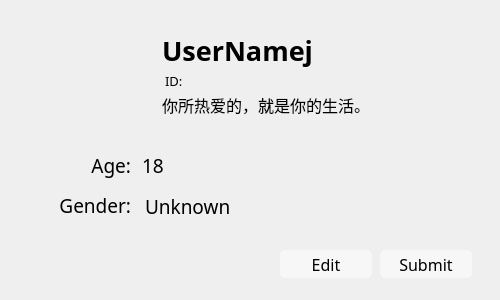
<?xml version="1.0" encoding="UTF-8"?>
<ui version="4.0">
 <class>InfoWindow</class>
 <widget class="QDialog" name="InfoWindow">
  <property name="geometry">
   <rect>
    <x>0</x>
    <y>0</y>
    <width>500</width>
    <height>300</height>
   </rect>
  </property>
  <property name="minimumSize">
   <size>
    <width>500</width>
    <height>300</height>
   </size>
  </property>
  <property name="maximumSize">
   <size>
    <width>500</width>
    <height>300</height>
   </size>
  </property>
  <property name="font">
   <font>
    <family>Microsoft YaHei UI</family>
    <pointsize>12</pointsize>
   </font>
  </property>
  <property name="windowTitle">
   <string>Infomation</string>
  </property>
  <widget class="QLabel" name="label_userID">
   <property name="geometry">
    <rect>
     <x>165</x>
     <y>70</y>
     <width>151</width>
     <height>21</height>
    </rect>
   </property>
   <property name="font">
    <font>
     <family>等线</family>
     <pointsize>10</pointsize>
    </font>
   </property>
   <property name="text">
    <string>ID:</string>
   </property>
  </widget>
  <widget class="QLineEdit" name="lineEdit_name">
   <property name="geometry">
    <rect>
     <x>160</x>
     <y>30</y>
     <width>261</width>
     <height>41</height>
    </rect>
   </property>
   <property name="font">
    <font>
     <family>等线</family>
     <pointsize>20</pointsize>
     <weight>75</weight>
     <bold>true</bold>
    </font>
   </property>
   <property name="styleSheet">
    <string notr="true">background: rgba(0,0,0,0);
border: none;</string>
   </property>
   <property name="text">
    <string>UserNamej</string>
   </property>
   <property name="readOnly">
    <bool>true</bool>
   </property>
  </widget>
  <widget class="QLineEdit" name="lineEdit_sign">
   <property name="geometry">
    <rect>
     <x>160</x>
     <y>90</y>
     <width>321</width>
     <height>31</height>
    </rect>
   </property>
   <property name="font">
    <font>
     <family>等线</family>
     <pointsize>12</pointsize>
    </font>
   </property>
   <property name="styleSheet">
    <string notr="true">background: rgba(0,0,0,0);
border: none;</string>
   </property>
   <property name="text">
    <string>你所热爱的，就是你的生活。</string>
   </property>
   <property name="readOnly">
    <bool>true</bool>
   </property>
  </widget>
  <widget class="QComboBox" name="comboBox_icon">
   <property name="geometry">
    <rect>
     <x>20</x>
     <y>19</y>
     <width>131</width>
     <height>101</height>
    </rect>
   </property>
   <property name="focusPolicy">
    <enum>Qt::NoFocus</enum>
   </property>
   <property name="styleSheet">
    <string notr="true">QComboBox{background:rgba(0,0,0,0);border:none;}
QComboBox::drop-down{border-style:none;}
QComboBox::item{background:rgb(0,0,0);}</string>
   </property>
   <property name="iconSize">
    <size>
     <width>100</width>
     <height>100</height>
    </size>
   </property>
   <property name="modelColumn">
    <number>0</number>
   </property>
  </widget>
  <widget class="QPushButton" name="pushButton_edit">
   <property name="geometry">
    <rect>
     <x>280</x>
     <y>250</y>
     <width>92</width>
     <height>28</height>
    </rect>
   </property>
   <property name="font">
    <font>
     <family>Eras Medium ITC</family>
     <pointsize>12</pointsize>
    </font>
   </property>
   <property name="styleSheet">
    <string notr="true">QPushButton
{
	background: rgba(255,255,255,128);
	border-radius: 5px;
}
QPushButton::hover
{
	background: rgba(255,255,255,192);
	border-radius: 5px;
}
QPushButton::pressed
{
	background: rgba(255,255,255,255);
	border-radius: 5px;
}</string>
   </property>
   <property name="text">
    <string>Edit</string>
   </property>
  </widget>
  <widget class="QPushButton" name="pushButton_submit">
   <property name="geometry">
    <rect>
     <x>380</x>
     <y>250</y>
     <width>92</width>
     <height>28</height>
    </rect>
   </property>
   <property name="font">
    <font>
     <family>Eras Medium ITC</family>
     <pointsize>12</pointsize>
    </font>
   </property>
   <property name="styleSheet">
    <string notr="true">QPushButton
{
	background: rgba(255,255,255,128);
	border-radius: 5px;
}
QPushButton::hover
{
	background: rgba(255,255,255,192);
	border-radius: 5px;
}
QPushButton::pressed
{
	background: rgba(255,255,255,255);
	border-radius: 5px;
}</string>
   </property>
   <property name="text">
    <string>Submit</string>
   </property>
  </widget>
  <widget class="QLabel" name="label">
   <property name="geometry">
    <rect>
     <x>50</x>
     <y>150</y>
     <width>81</width>
     <height>31</height>
    </rect>
   </property>
   <property name="font">
    <font>
     <family>Eras Medium ITC</family>
     <pointsize>14</pointsize>
    </font>
   </property>
   <property name="text">
    <string>Age:</string>
   </property>
   <property name="alignment">
    <set>Qt::AlignRight|Qt::AlignTrailing|Qt::AlignVCenter</set>
   </property>
  </widget>
  <widget class="QLabel" name="label_2">
   <property name="geometry">
    <rect>
     <x>40</x>
     <y>190</y>
     <width>91</width>
     <height>31</height>
    </rect>
   </property>
   <property name="font">
    <font>
     <family>Eras Medium ITC</family>
     <pointsize>14</pointsize>
    </font>
   </property>
   <property name="text">
    <string>Gender:</string>
   </property>
   <property name="alignment">
    <set>Qt::AlignRight|Qt::AlignTrailing|Qt::AlignVCenter</set>
   </property>
  </widget>
  <widget class="QLineEdit" name="lineEdit_age">
   <property name="geometry">
    <rect>
     <x>140</x>
     <y>150</y>
     <width>141</width>
     <height>31</height>
    </rect>
   </property>
   <property name="font">
    <font>
     <family>Eras Medium ITC</family>
     <pointsize>14</pointsize>
    </font>
   </property>
   <property name="styleSheet">
    <string notr="true">background: rgba(0,0,0,0);
border: none;</string>
   </property>
   <property name="text">
    <string>18</string>
   </property>
   <property name="readOnly">
    <bool>true</bool>
   </property>
  </widget>
  <widget class="QComboBox" name="comboBox_gender">
   <property name="geometry">
    <rect>
     <x>140</x>
     <y>191</y>
     <width>141</width>
     <height>31</height>
    </rect>
   </property>
   <property name="font">
    <font>
     <family>Eras Medium ITC</family>
     <pointsize>14</pointsize>
    </font>
   </property>
   <property name="focusPolicy">
    <enum>Qt::NoFocus</enum>
   </property>
   <property name="styleSheet">
    <string notr="true">QComboBox{background:rgba(0,0,0,0);border:none;color:black;}
QComboBox::drop-down{border-style:none;}</string>
   </property>
   <property name="editable">
    <bool>false</bool>
   </property>
   <property name="frame">
    <bool>true</bool>
   </property>
   <item>
    <property name="text">
     <string>Unknown</string>
    </property>
   </item>
   <item>
    <property name="text">
     <string>Male</string>
    </property>
   </item>
   <item>
    <property name="text">
     <string>Female</string>
    </property>
   </item>
  </widget>
  <widget class="QLabel" name="label_3">
   <property name="geometry">
    <rect>
     <x>0</x>
     <y>0</y>
     <width>501</width>
     <height>301</height>
    </rect>
   </property>
   <property name="styleSheet">
    <string notr="true">background-image: url(:/Resources/LoginBG.jpg);</string>
   </property>
   <property name="text">
    <string/>
   </property>
  </widget>
  <widget class="QLabel" name="label_cover">
   <property name="geometry">
    <rect>
     <x>0</x>
     <y>0</y>
     <width>501</width>
     <height>251</height>
    </rect>
   </property>
   <property name="text">
    <string/>
   </property>
  </widget>
  <zorder>label_3</zorder>
  <zorder>comboBox_icon</zorder>
  <zorder>lineEdit_name</zorder>
  <zorder>label_userID</zorder>
  <zorder>lineEdit_sign</zorder>
  <zorder>pushButton_edit</zorder>
  <zorder>pushButton_submit</zorder>
  <zorder>label</zorder>
  <zorder>label_2</zorder>
  <zorder>lineEdit_age</zorder>
  <zorder>comboBox_gender</zorder>
  <zorder>label_cover</zorder>
 </widget>
 <resources/>
 <connections/>
</ui>
